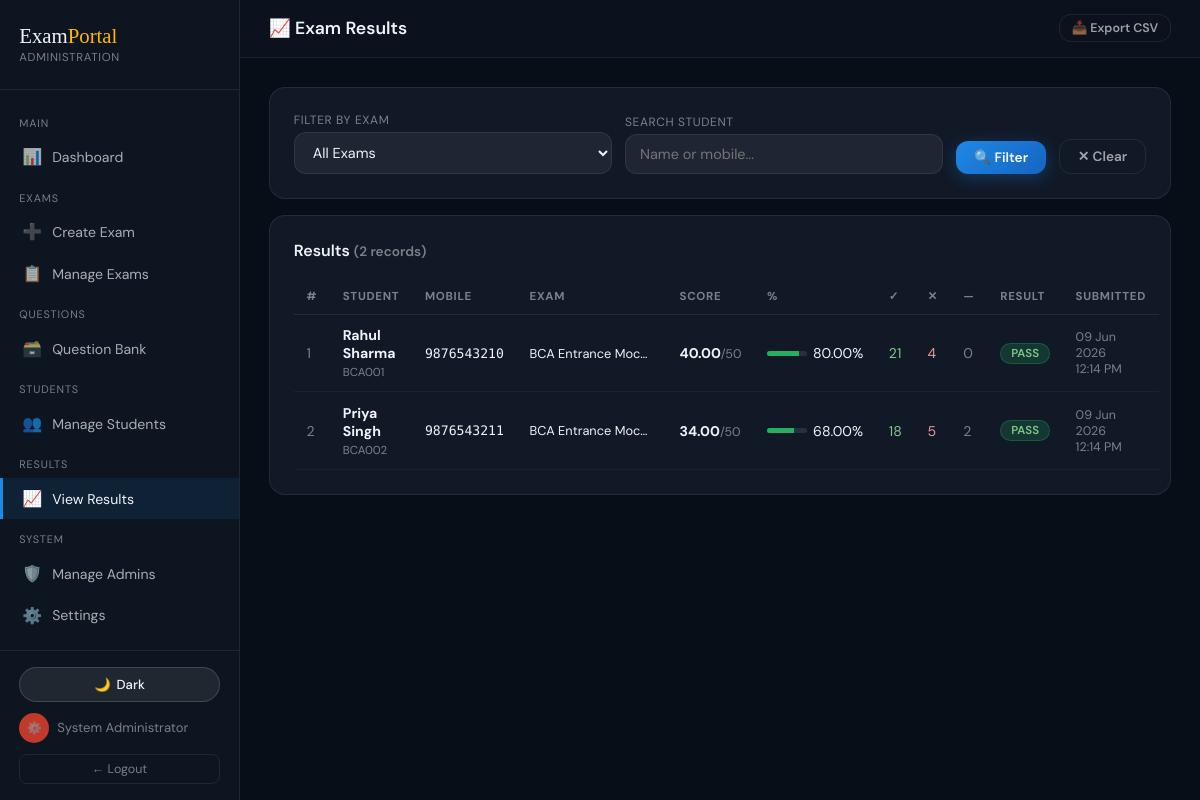
Screenshot of /admin/results.php (signed in) with the database file from the repository.
### tables this page shows
CREATE TABLE IF NOT EXISTS exam_results (
    id INT AUTO_INCREMENT PRIMARY KEY,
    session_id INT NOT NULL UNIQUE,
    student_id INT NOT NULL,
    exam_id INT NOT NULL,
    total_questions INT,
    attempted INT DEFAULT 0,
    correct INT DEFAULT 0,
    wrong INT DEFAULT 0,
    skipped INT DEFAULT 0,
    marks_obtained DECIMAL(8,2) DEFAULT 0,
    percentage DECIMAL(5,2) DEFAULT 0,
    is_passed TINYINT(1) DEFAULT 0,
    rank_in_exam INT NULL,
    submitted_at TIMESTAMP DEFAULT CURRENT_TIMESTAMP,
    FOREIGN KEY (session_id) REFERENCES student_exam_sessions(id),
    FOREIGN KEY (student_id) REFERENCES students(id),
    FOREIGN KEY (exam_id) REFERENCES exams(id)
);

CREATE TABLE IF NOT EXISTS students (
    id INT AUTO_INCREMENT PRIMARY KEY,
    full_name VARCHAR(200) NOT NULL,
    mobile VARCHAR(15) NOT NULL UNIQUE,
    dob DATE NOT NULL,
    email VARCHAR(200),
    roll_number VARCHAR(50) UNIQUE,
    photo VARCHAR(255),
    is_active TINYINT(1) DEFAULT 1,
    created_at TIMESTAMP DEFAULT CURRENT_TIMESTAMP
);

CREATE TABLE IF NOT EXISTS exams (
    id INT AUTO_INCREMENT PRIMARY KEY,
    title VARCHAR(255) NOT NULL,
    description TEXT,
    duration_minutes INT NOT NULL DEFAULT 30,
    total_marks INT NOT NULL,
    passing_marks INT NOT NULL,
    marks_per_correct DECIMAL(5,2) DEFAULT 2.00,
    negative_marks DECIMAL(5,2) DEFAULT 0.00,
    total_questions INT NOT NULL DEFAULT 25,
    gk_questions INT DEFAULT 0,
    english_questions INT DEFAULT 0,
    logical_questions INT DEFAULT 0,
    question_source ENUM('bank','gemini','groq') DEFAULT 'bank',
    api_key VARCHAR(500),
    api_model VARCHAR(100),
    instructions TEXT,
    show_results TINYINT(1) NOT NULL DEFAULT 1,
    is_active TINYINT(1) DEFAULT 0,
    is_started TINYINT(1) DEFAULT 0,
    started_at TIMESTAMP NULL,
    expires_at TIMESTAMP NULL,
    created_by INT,
    created_at TIMESTAMP DEFAULT CURRENT_TIMESTAMP,
    FOREIGN KEY (created_by) REFERENCES admin_users(id)
);

### includes/auth.php (called while the page is built, shortened)
<?php
require_once __DIR__ . '/theme.php';
function sanitize($db, $value) {
    return $db->real_escape_string(trim(strip_tags($value)));
}

### admin/results.php (the view, shortened to what this page needs)
<?php
require_once __DIR__ . '/../includes/auth.php';
$db = getDB();
$search  = sanitize($db, $_GET['search'] ?? '');
$page    = max(1, (int)($_GET['page'] ?? 1));
$limit   = 25; $offset = ($page-1)*$limit;
$where = 'WHERE 1=1';
$total  = $db->query("SELECT COUNT(*) FROM exam_results er JOIN students s ON s.id=er.student_id $where")->fetch_row()[0];
$results = $db->query("
    SELECT er.*, s.full_name, s.mobile, s.roll_number, e.title as exam_title, e.total_marks as exam_total_marks
    FROM exam_results er
    JOIN students s ON s.id=er.student_id
    JOIN exams e ON e.id=er.exam_id
    $where ORDER BY er.submitted_at DESC LIMIT $limit OFFSET $offset
");
include __DIR__ . '/layout_head.php';
?>
<div class="content">
  <div class="topbar">
    <div class="page-title">📈 Exam Results</div>
    <div style="display:flex;gap:.6rem">
      <button class="btn btn-outline btn-sm" onclick="exportCSV()">📥 Export CSV</button>
    </div>
  </div>
  <div class="page-body">
    <div class="card" style="margin-bottom:1rem">
      <form method="GET" style="display:flex;gap:.8rem;align-items:flex-end;flex-wrap:wrap">
        <div style="flex:1;min-width:200px">
          <label style="display:block;font-size:.75rem;color:var(--muted);margin-bottom:4px;text-transform:uppercase;letter-spacing:.05em">Filter by Exam</label>
          <select class="form-control" name="exam_id" onchange="this.form.submit()">
            <option value="">All Exams</option>
          </select>
        </div>
        <div style="flex:1;min-width:200px">
          <label style="display:block;font-size:.75rem;color:var(--muted);margin-bottom:4px;text-transform:uppercase;letter-spacing:.05em">Search Student</label>
          <input class="form-control" type="text" name="search" placeholder="Name or mobile..." value="<?= htmlspecialchars($search) ?>">
        </div>
        <button class="btn btn-primary" type="submit">🔍 Filter</button>
        <a href="results.php"><button class="btn btn-outline" type="button">✕ Clear</button></a>
      </form>
    </div>
    <div class="card">
      <div class="card-header">
        <div class="card-title">Results <span style="color:var(--muted);font-size:.85rem">(<?= $total ?> records)</span></div>
      </div>
      <table class="tbl" id="resultsTable">
        <thead>
          <tr>
            <th>#</th><th>Student</th><th>Mobile</th><th>Exam</th>
            <th>Score</th><th>%</th><th>✓</th><th>✕</th><th>—</th>
            <th>Result</th><th>Submitted</th>
          </tr>
        </thead>
        <tbody>
        <?php $rank=($page-1)*$limit+1; while($r=$results->fetch_assoc()): ?>
          <tr>
            <td style="color:var(--muted)"><?= $rank++ ?></td>
            <td>
              <strong><?= htmlspecialchars($r['full_name']) ?></strong>
              <?php if($r['roll_number']): ?><br><span style="font-size:.72rem;color:var(--muted)"><?= htmlspecialchars($r['roll_number']) ?></span><?php endif; ?>
            </td>
            <td style="font-family:'DM Mono',monospace;font-size:.82rem"><?= htmlspecialchars($r['mobile']) ?></td>
            <td style="font-size:.8rem;max-width:150px;overflow:hidden;text-overflow:ellipsis;white-space:nowrap" title="<?= htmlspecialchars($r['exam_title']) ?>">
              <?= htmlspecialchars($r['exam_title']) ?>
            </td>
            <td><strong><?= $r['marks_obtained'] ?></strong><span style="color:var(--muted);font-size:.78rem">/<?= $r['exam_total_marks'] ?></span></td>
            <td>
              <div style="display:flex;align-items:center;gap:6px">
                <div style="width:40px;height:5px;border-radius:3px;background:rgba(255,255,255,.1);overflow:hidden">
                  <div style="width:<?= $r['percentage'] ?>%;height:100%;background:<?= $r['percentage']>=50?'#27ae60':'#c0392b' ?>"></div>
                </div>
                <?= $r['percentage'] ?>%
              </div>
            </td>
            <td style="color:#81c784"><?= $r['correct'] ?></td>
            <td style="color:#ef9a9a"><?= $r['wrong'] ?></td>
            <td style="color:var(--muted)"><?= $r['skipped'] ?></td>
            <td><span class="badge <?= $r['is_passed']?'badge-pass':'badge-fail' ?>"><?= $r['is_passed']?'PASS':'FAIL' ?></span></td>
            <td style="font-size:.78rem;color:var(--muted)"><?= date('d M Y<\b\r>h:i A', strtotime($r['submitted_at'])) ?></td>
          </tr>
        <?php endwhile; ?>
        </tbody>
      </table>
    </div>
  </div>
</div>
</div>
</body></html>

### admin/layout_head.php (style rules this page uses)
*,*::before,*::after { box-sizing:border-box;margin:0;padding:0 }
:root,[data-theme="dark"] { --dark:#080e18; --sidebar:#0d1520; --card:#111927; --border:rgba(255,255,255,.08); --sky:#1e88e5; --accent:#ffb703; --red:#c0392b; --green:#27ae60; --purple:#8e44ad; --white:#f0f4f8; --muted:rgba(255,255,255,.45); --radius:12px; --sidebar-w:240px; }
html,body { height:100%;background:var(--dark);color:var(--white);font-family:'DM Sans',sans-serif;overflow:hidden }
a { color:inherit;text-decoration:none }
.content { flex:1;display:flex;flex-direction:column;overflow:hidden }
.topbar { display:flex;align-items:center;justify-content:space-between; padding:.9rem 1.8rem;background:rgba(13,21,32,.8);border-bottom:1px solid var(--border); backdrop-filter:blur(12px);flex-shrink:0 }
.page-title { font-size:1.1rem;font-weight:600 }
.page-body { flex:1;overflow-y:auto;padding:1.8rem }
.card { background:var(--card);border:1px solid var(--border);border-radius:16px;padding:1.5rem }
.card-header { display:flex;align-items:center;justify-content:space-between;margin-bottom:1.2rem }
.card-title { font-size:1rem;font-weight:600 }
.tbl { width:100%;border-collapse:collapse }
.tbl th { text-align:left;font-size:.72rem;text-transform:uppercase;letter-spacing:.06em;color:var(--muted);padding:.6rem .8rem;border-bottom:1px solid var(--border) }
.tbl td { padding:.7rem .8rem;border-bottom:1px solid rgba(255,255,255,.04);font-size:.88rem }
.badge { display:inline-flex;align-items:center;gap:4px;padding:2px 10px;border-radius:50px;font-size:.72rem;font-weight:600 }
.badge-pass { background:rgba(39,174,96,.2);border:1px solid rgba(39,174,96,.3);color:#81c784 }
.btn { padding:8px 18px;border-radius:var(--radius);font-family:'DM Sans',sans-serif;font-size:.85rem;font-weight:600;cursor:pointer;border:none;transition:.15s }
.btn-primary { background:linear-gradient(135deg,var(--sky),#1565c0);color:#fff;box-shadow:0 4px 16px rgba(30,136,229,.3) }
.btn-sm { padding:5px 12px;font-size:.78rem }
.btn-outline { background:transparent;border:1px solid var(--border);color:rgba(255,255,255,.6) }
.form-control { width:100%;background:rgba(255,255,255,.06);border:1px solid var(--border);border-radius:var(--radius); padding:10px 14px;color:var(--white);font-family:'DM Sans',sans-serif;font-size:.9rem;outline:none;transition:.18s }
.form-control option { background:#0d1520 }
select.form-control { cursor:pointer }

### rows the page displays
exam_results: student.full_name "Rahul Sharma", student.roll_number "BCA001", student.mobile "9876543210", exam.title "BCA Entrance Moc…", marks_obtained "40.00", exam.total_marks "50", percentage "80.00", correct "21", wrong "4", skipped "0", is_passed "PASS", submitted_at "09 Jun 2026 12:14 PM"
exam_results: student.full_name "Priya Singh", student.roll_number "BCA002", student.mobile "9876543211", exam.title "BCA Entrance Moc…", marks_obtained "34.00", exam.total_marks "50", percentage "68.00", correct "18", wrong "5", skipped "2", is_passed "PASS", submitted_at "09 Jun 2026 12:14 PM"

### other values shown
$_SESSION['admin_name'] "System Administrator"
$total "2"
